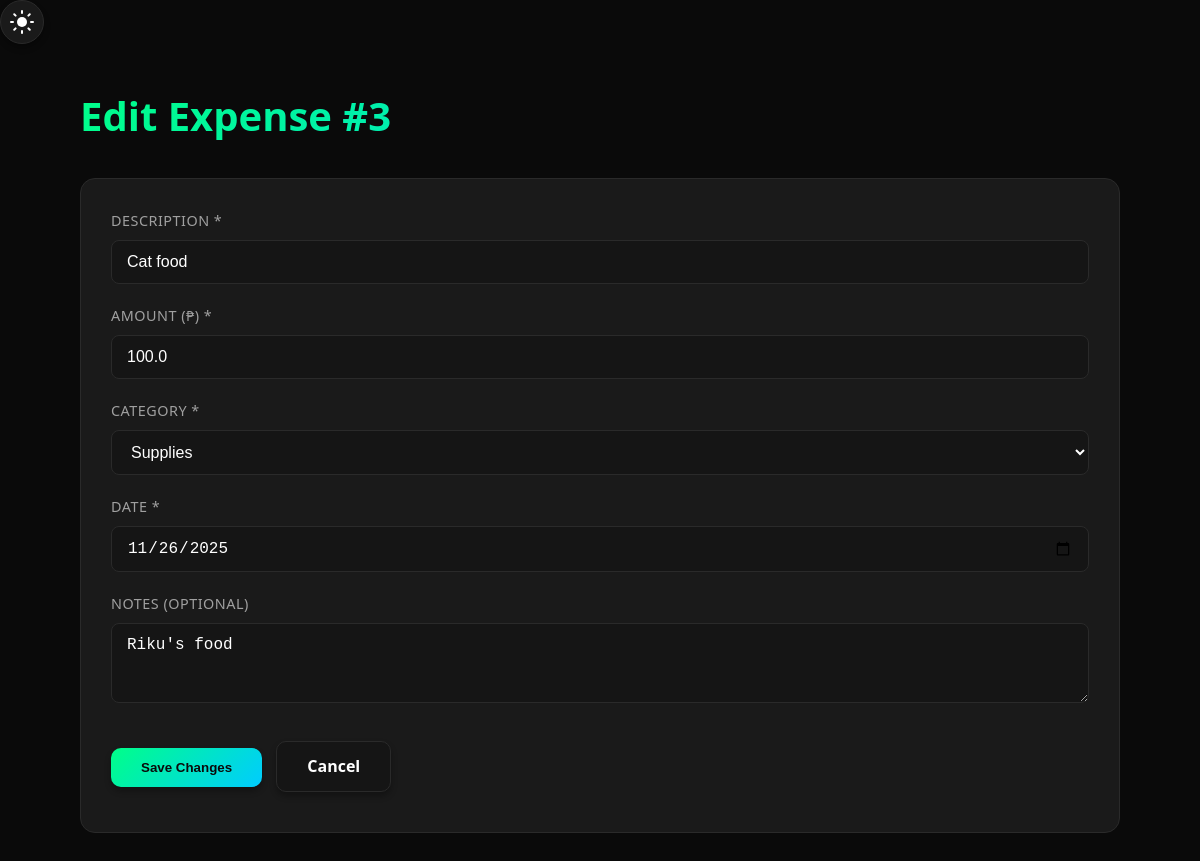
Page /expenses/edit/3 on the committed database.
### tables this page shows
CREATE TABLE expenses (
                    id INTEGER PRIMARY KEY AUTOINCREMENT,
                    description TEXT NOT NULL,
                    amount REAL NOT NULL,
                    category TEXT NOT NULL,
                    date TEXT NOT NULL,
                    notes TEXT,
                    created_at TEXT DEFAULT CURRENT_TIMESTAMP
                );

### app.py (the view, shortened to what this page needs)
@app.route('/expenses/edit/<int:expense_id>', methods=['GET', 'POST'])
def edit_expense(expense_id):
    conn = get_db()
    c = conn.cursor()
    c.execute("SELECT * FROM expenses WHERE id=?", (expense_id,))
    expense = c.fetchone()
    if not expense:
        conn.close()
        return "Expense not found", 404
    conn.close()
    return render_template('edit_expense.html', expense=expense)

### app.py (called while the page is built)
def get_db():
    conn = sqlite3.connect('sales.db')
    conn.row_factory = sqlite3.Row
    return conn

### templates/edit_expense.html (shortened to what this page needs)
<!DOCTYPE html>
<html lang="en">
<head>
    <link rel="stylesheet" href="{{ url_for('static', filename='style.css') }}">
</head>
<body>
    <button class="theme-toggle" onclick="toggleTheme()" aria-label="Toggle theme">
    </button>
    <div class="container">
        <h1>Edit Expense #{{ expense.id }}</h1>
        <form method="POST">
            <label for="description">Description *</label>
            <input type="text" id="description" name="description" value="{{ expense.description }}" required>
            <label for="amount">Amount (₱) *</label>
            <input type="number" id="amount" name="amount" step="0.01" min="0.01" value="{{ expense.amount }}" required>
            <label for="category">Category *</label>
            <select id="category" name="category" required>
                <option value="Supplies" {% if expense.category == 'Supplies' %}selected{% endif %}>Supplies</option>
            </select>
            <label for="date">Date *</label>
            <input type="date" id="date" name="date" value="{{ expense.date }}" required>
            <label for="notes">Notes (Optional)</label>
            <textarea id="notes" name="notes">{{ expense.notes or '' }}</textarea>
            <button class="btn" type="submit">Save Changes</button>
            <a class="btn btn-secondary" href="{{ url_for('view_expenses') }}">Cancel</a>
        </form>
    </div>
</body>
</html>

### static/style.css (style rules this page uses)
:root, :root[data-theme="dark"] { --bg-primary: #0a0a0a; --bg-secondary: #151515; --bg-card: #1a1a1a; --border-color: #2a2a2a; --text-primary: #ffffff; --text-secondary: #a0a0a0; --accent-primary: #00ff88; --accent-secondary: #00ccff; --accent-danger: #ff4444; --accent-warning: #ffaa00; --shadow: 0 4px 6px rgba(0, 0, 0, 0.3); --shadow-lg: 0 10px 25px rgba(0, 0, 0, 0.5); }
* { margin: 0; padding: 0; box-sizing: border-box; }
body { background: var(--bg-primary); color: var(--text-primary); font-family: 'Segoe UI', Tahoma, Geneva, Verdana, sans-serif; line-height: 1.6; min-height: 100vh; transition: background-color 0.3s ease, color 0.3s ease; }
.theme-toggle { background: var(--bg-card); border: 1px solid var(--border-color); padding: 10px; border-radius: 50%; cursor: pointer; display: flex; align-items: center; justify-content: center; transition: all 0.3s ease; box-shadow: var(--shadow); color: var(--text-primary); width: 44px; height: 44px; position: relative; }
.theme-toggle svg { position: absolute; transition: opacity 0.3s ease, transform 0.3s ease; }
:root[data-theme="dark"] .theme-toggle .sun-icon { opacity: 1; transform: rotate(0deg); }
.container { width: 90%; max-width: 1200px; margin: 0 auto; padding: 40px 20px; }
h1 { font-size: 2.5rem; font-weight: 700; margin-bottom: 30px; background: linear-gradient(135deg, var(--accent-primary), var(--accent-secondary)); -webkit-background-clip: text; -webkit-text-fill-color: transparent; background-clip: text; }
.btn { display: inline-block; margin: 10px 10px 10px 0; padding: 12px 30px; background: linear-gradient(135deg, var(--accent-primary), var(--accent-secondary)); color: var(--bg-primary); text-decoration: none; border-radius: 10px; font-weight: 600; border: none; cursor: pointer; transition: all 0.3s ease; box-shadow: var(--shadow); }
.btn-secondary { background: var(--bg-secondary); color: var(--text-primary); border: 1px solid var(--border-color); }
form { background: var(--bg-card); padding: 30px; border-radius: 15px; border: 1px solid var(--border-color); margin-bottom: 20px; }
label { display: block; margin-bottom: 8px; color: var(--text-secondary); font-weight: 500; font-size: 0.9rem; text-transform: uppercase; letter-spacing: 0.5px; }
input[type="text"], input[type="date"], input[type="number"], textarea, select { width: 100%; padding: 12px 15px; margin-bottom: 20px; background: var(--bg-secondary); border: 1px solid var(--border-color); border-radius: 8px; color: var(--text-primary); font-size: 1rem; transition: all 0.3s ease; }
textarea { resize: vertical; min-height: 80px; }

### rows in the picture
expenses: id "3", description "Cat food", amount "100.0", category "Supplies", date "11/26/2025", notes "Riku's food"
